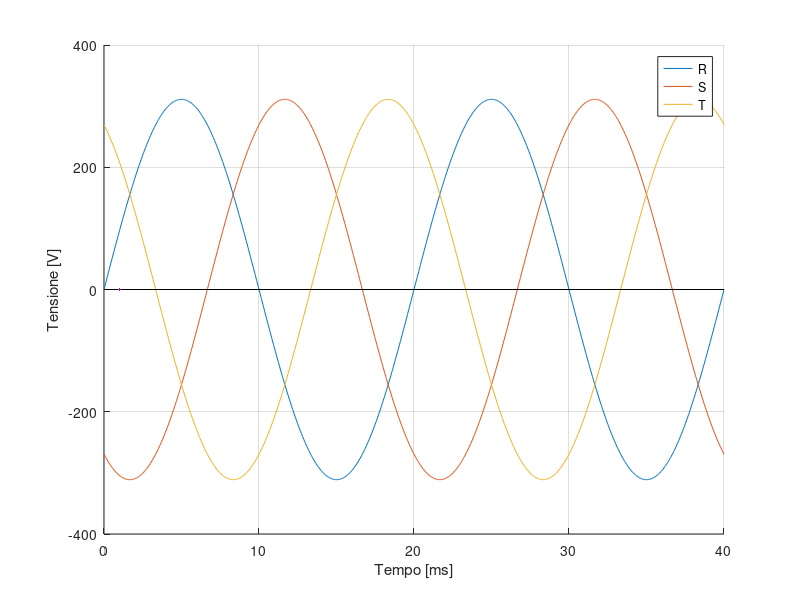
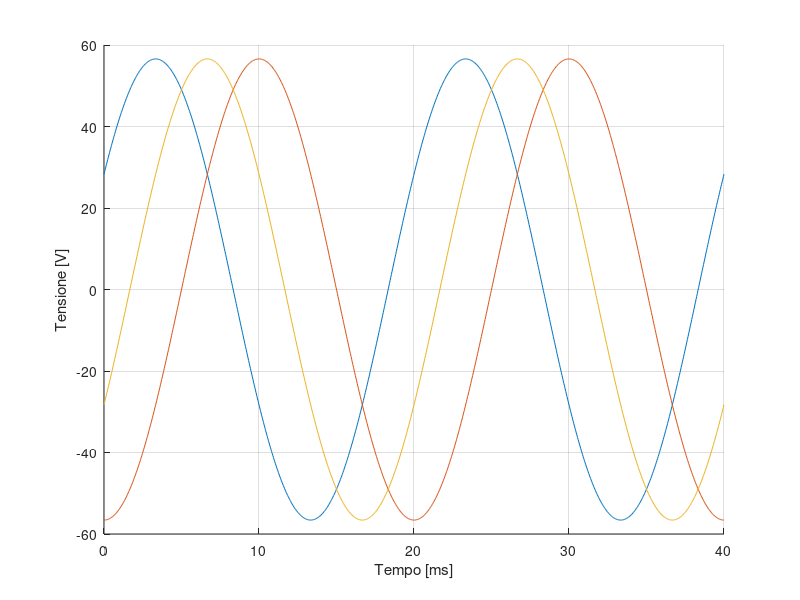

The MATLAB script that drew these images, in order:
%%Programma utile al plot di una terna sinusoidale di tensioni
%
clear; close all; clc; %precaricamento programma
%PARAMETRI RETE
periodi = 2; %Definisci il numero di periodi da rappresentare
f = 50;  %Frequenza di rete
Vrms = 220; %Valore efficace tensione stellata

%PARAMETRI TRASFORMATORE
V1n = 400; %Tensioni nominali primario e secondario
V2n = 42;
N = V2n/V1n; %Rapporto di trasformazione definito al contrario per comodità


%CALCOLO
t = linspace(0,periodi/f,1000);
omega = 2*pi*f;
Vp = sqrt(2)*Vrms;
V1 = Vp*sin(omega*t);
V2 = Vp*sin(omega*t-2*pi/3);
V3 = Vp*sin(omega*t-4*pi/3);
figure();
hold on; grid on;
x = t*1000; %Ai fini della rappresentazione dei tempi
plot(x,V1,x,V2,x,V3,[0 x(end)],[0 0],'k',0.3);
legend('R','S','T');
ylabel('Tensione [V]');
xlabel('Tempo [ms]');
%xlim([0 x(end)]);

figure(); %Plot concatenate raddrizzate in uscita dal trasformatore
hold on; grid on;
V12 = N*(V1-V2);
V13 = N*(V1-V3);
V23 = N*(V2-V3);
%x = x*omega/1000/pi;
plot(x,V12,x,V23,x,V13);
%ylim([49 57]);
ylabel('Tensione [V]');
xlabel('Tempo [ms]');


